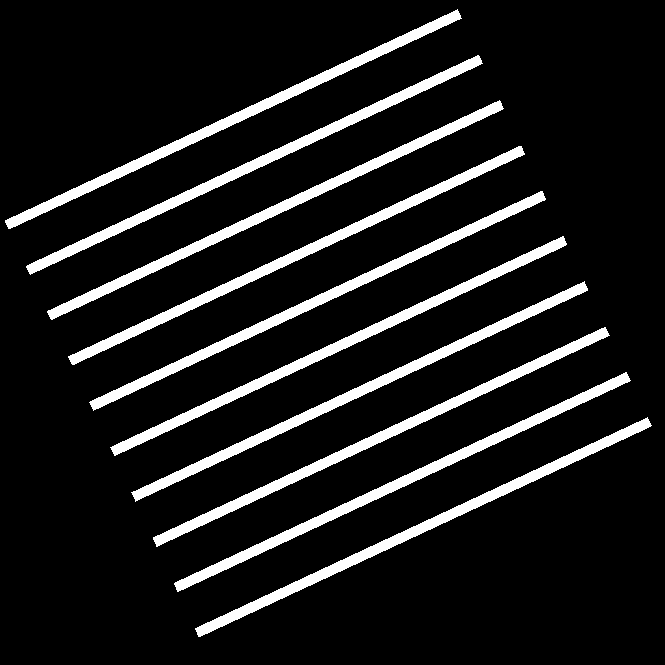
%> input picture TNM087 - Bildbehandling och bildanalys/Lab/lab 4/images/Image1a.tif, 665 x 665 px
$ octave lab_4.m   (GNU Octave 9; MATLAB toolbox functions it lacks are replaced by stand-ins)
%> lines starting %> are read from the running program, lines starting %| are printed output that depends on the picture; in (x1, y1, x2, y2) boxes, pixels count from 0 and x2, y2 are one past the last pixel; in counts of white or black regions, pixels touching at a corner belong together; the program's own positions count from 1
### TNM087 - Bildbehandling och bildanalys/Lab/lab 4/CountBrickRows.m
function [IMG, nofr]=CountBrickRows(in)
%% Lab4, Task 2
%% Finds the number of rows of bricks
%
% Finds the number of rows of bricks in a brick wall image, that might be
% rotated. Therefore, in the first step, this function rotates the input
% image to the horizontal level. In he second step, the function finds the
% number of rows of bricks.
%
%% Who has done it
%
% Author: Thomas Indrias (thoin216)
% Co-author: NaN
%
%% Syntax of the function
%      Input arguments:
%           in: the original input color image of type double scaled between 0 and 1
%
%      Output arguments:
%           IMG: the output color image, which is the input image rotated
%           to the horizontal level.
%           nofr: the number of rows of bricks in the input image
%
% You MUST NEVER change the first line
%
%% Basic version control (in case you need more than one attempt)
%
% Version: 1.0
% Date: 2018-12-14
%
% Gives a history of your submission to Lisam.
% Version and date for this function have to be updated before each
% submission to Lisam (in case you need more than one attempt)
%
%% General rules
%
% 1) Don't change the structure of the template by removing %% lines
%
% 2) Document what you are doing using comments
%
% 3) Before submitting make the code readable by using automatic indentation
%       ctrl-a / ctrl-i
%
% 4) Your code should work for any given input arguments, if they are
%    fulfilling the conditions specified in the syntax of the function
%
% 5) In case a task requires that you have to submit more than one function
%       save every function in a single file and collect all of them in a
%       zip-archive and upload that to Lisam. NO RAR, NO GZ, ONLY ZIP!
%
% 6) Often you must do something else between the given commands in the
%       template
%
%% Here starts your code.
% Write the appropriate MATLAB commands right after each comment below.
%
%% First step of the task. Rotate the input image to the horizontal level
%
%% Make the input color image grayscale,
% by choosing its most appropriate channel (according to the instructions)

IMG = im2double(in); %convert to type double
bgray = IMG(:,:,3); % The grayscale version of the input color image

%% Lowpass filter your image

mn = [5, 5];
bk = ones(mn(1), mn(2)) / prod(mn);
bfilt = imfilter(bgray, bk); % The filtered version of the grayscale image

%% Threshold your image
% to separate the mortar joints from the bricks

b_thresh = bfilt > graythresh(bfilt); % The thresholded image

%% Use Hough transform to find the angle corresponding to the principal lines

[H, ang, ro] = hough(b_thresh, 'Rhoresolution', 5, 'Theta', -90:0.5:89.5);
[r, t] = find(H == max(H(:)));
teta = ang(t); % The angle corresponding to the principal lines (rows of mortar joints)

%% Find the angle of rotation, to rotate the image to the horizontal level
% Make sure that you use right sign in front of the angle (positive for
% counterclockwise and negative for clockwise rotation)

trot = (90 + teta) * (teta < 0) + (teta - 90) * (teta > 0); % Angle of rotation.
    % If the rotation is counreclockwise, tror should be positive, otherwise negative.

%% Rotate the input image to the horizontal level
% This gives you the first output argument of the function

IMG = imrotate(IMG, trot, 'bicubic', 'crop'); % The rotated image to the horizontal level (the first output argument of this funciton)
% Before continuing to the next step, make sure that your code works
% properly so far. See the instructions.

%% Second step of the task. Find the number of rows of bricks
%
%% Rotate the thresholded image to the horizontal level.
% Use nearest interpolation to make sure that the rotated image will be
% binary

b_rot = imrotate(b_thresh, trot, 'nearest', 'crop'); % The rotated thresholded image
% figure, imshow(b_rot)
% View this image, but remove or comment before submitting the
% file

%% Find the number of 1:s in each row (and normalize according to the instructions)

sum_row = sum(b_rot, 2) / size(b_rot,2); % The number of ones in each row
sum_row = sum_row';
% figure, plot(sum_row);
% Display this graph by plot, but remove or comment before submitting the
% file

%% Threshold your result according to the instructions
% This is to define a row of mortar joint

sum_thresh = sum_row < 0.3; % The thresholded version of sum_row
% figure, plot(sum_thresh);
% Display this graph by plot, but remove or comment before submitting the
% file

%% Find the number of rows of bricks
% Calculate how many times the above graph (sum_thresh) goes from 0 to 1 by using the
% first derivative according to the instructions

fk = [-1, 1];
sum_der = filter2(fk, sum_thresh);
sum_der(sum_der < 0) = 0;
nofr = sum(sum_der); % The number of rows of the bricks (the seond output argument of this function)
%% Test your code on three test images
% Use the three given test images, brick1.jpg, brick2.jpg and brick3.jpg
% according to the instructions in the document describing this task.
% Your code is supposed to work properly on all three images.

### TNM087 - Bildbehandling och bildanalys/Lab/lab 4/lab_4.m
%% Task 1 Preparation: Hough transform
Image1a = imread('images\Image1a.tif');
%> Image1a: size 665x665 logical; 11.3% white; 10 white regions, largest, box (x1, y1, x2, y2) and area: (153, 327, 610, 547) 5002, (47, 100, 504, 320) 5001, (89, 191, 546, 411) 5001
Image1b = imread('images\Image1b.tif');
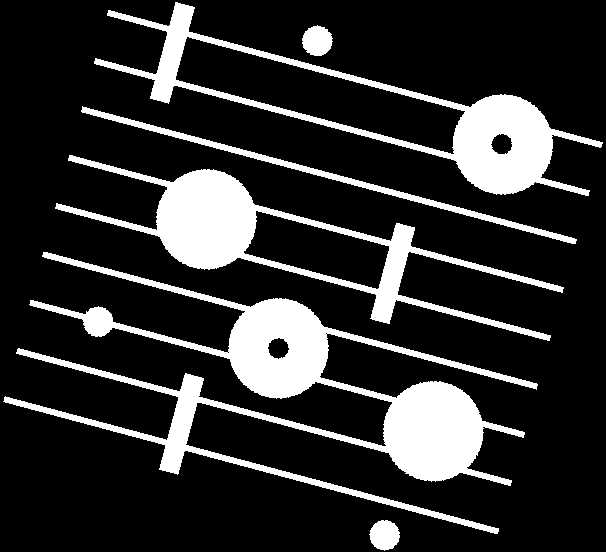
%> input picture TNM087 - Bildbehandling och bildanalys/Lab/lab 4/images/Image1b.tif, 606 x 552 px
%> Image1b: size 552x606 logical; 18.4% white; 6 white regions, box (x1, y1, x2, y2) and area: (3, 252, 538, 534) 27933, (55, 155, 564, 341) 14730, (94, 2, 603, 196) 14415, (81, 106, 577, 244) 3072, (302, 25, 333, 56) 719, (369, 520, 400, 551) 715

%1
[H1, theta1, ro1] = hough(Image1a, 'Rhoresolution', 5, 'Theta', -90:0.5:89.5);
%> theta1 = 360 values from -90 to 89.5; ro1 = 377 values from -940 to 940
H_stretch = (H1 - min(H1(:))) / (max(H1(:)) - min(H1(:)));

%figure, imshow(H_stretch);
%figure, imhist(H_stretch);

%2
% 65 degreees (believe it or not). Through MATLAB data plot tool, I chose
% the pixel value for X axis (around 311). The ratio becomes 310/360 which
% I then multiplied with 180 degrees. Since angle is -90 to 90, I substract
% 90 degrees from the result. (310/360) * 180 - 90 = 65
[r, t] = find(H1 == max(H1(:)));
%> r = [240; 260]; t = [311; 311]
ang1 = theta1(t);
%> ang1 = [65 65]
d1 = ro1(r);
%> d1 = [255 355]

%3
%The exact value is 65 degrees.

%4
% A rotation to the horizontal level would need an angle of 90 - 65 = 25
% degrees clockwise.

%5
Image1a_rot = imrotate(Image1a, -25, 'bicubic', 'crop');
%> Image1a_rot: size 665x665 logical; 11.3% white; 10 white regions, largest, box (x1, y1, x2, y2) and area: (82, 192, 583, 203) 5006, (82, 142, 583, 153) 5004, (82, 442, 583, 453) 5004
%figure, imshow(Image1a_rot);


%6
[H2, theta2, ro2] = hough(Image1b, 'Rhoresolution', 5, 'Theta', -90:0.5:89.5);
%> theta2 = 360 values from -90 to 89.5; ro2 = 329 values from -820 to 820
[r2, t2] = find(H2 == max(H2(:)));
%> r2 = 108; t2 = 31
ang2 = theta2(t2);
%> ang2 = -75
d2 = ro2(r2);
%> d2 = -285
% Exact angle is -75 degrees.

%7
% 90 - 75 = 15 degrees counter clockwise.

%8
Image1b_rot = imrotate(Image1b, 15, 'bicubic', 'crop');
%> Image1b_rot: size 552x606 logical; 18.4% white; 6 white regions, box (x1, y1, x2, y2) and area: (46, 302, 558, 501) 27930, (46, 196, 558, 301) 14731, (46, 44, 558, 148) 14418, (46, 169, 558, 176) 3063, (241, 30, 271, 61) 719, (434, 490, 464, 521) 717
figure, imshow(Image1b_rot);

%% Task 1 Preparation: Morphology
Image1c = imread('images\Image1c.tif');
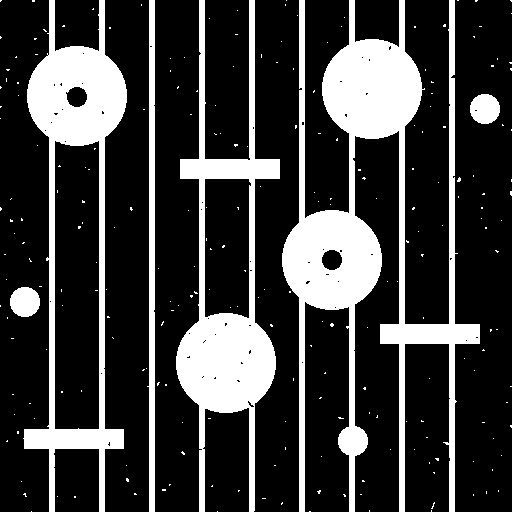
%> input picture TNM087 - Bildbehandling och bildanalys/Lab/lab 4/images/Image1c.tif, 512 x 512 px
%> Image1c: size 512x512 logical; 23.7% white; 236 white regions (230 under 20 px), largest, box (x1, y1, x2, y2) and area: (282, 0, 480, 512) 27877, (176, 0, 280, 512) 14655, (23, 0, 127, 512) 14391, (147, 0, 155, 512) 3069, (10, 287, 40, 317) 717, (470, 94, 500, 124) 714
figure, imshow(Image1c);

%9
SE1 = strel('disk', 3);
IM_oc = imclose(imopen(Image1c, SE1), SE1);
%> IM_oc: size 512x512 logical; 23.4% white; 6 white regions, box (x1, y1, x2, y2) and area: (282, 0, 480, 512) 27884, (176, 0, 280, 512) 14685, (24, 0, 127, 512) 14396, (149, 0, 155, 512) 3066, (10, 287, 40, 317) 717, (470, 94, 500, 124) 716
%figure, imshow(IM_oc);

%10
SE2 = strel('line', 6, 0);
Image1c_clean = imopen(IM_oc, SE2);
%> Image1c_clean: size 512x512 logical; 15.1% white; 11 white regions, largest, box (x1, y1, x2, y2) and area: (322, 39, 422, 139) 7970, (176, 313, 276, 413) 7958, (282, 210, 382, 310) 7641
%figure, imshow(Image1c_clean);

%11a
SE3 = strel('disk', 11);
Image1c_clean_rect = imopen(Image1c_clean, SE3);
%> Image1c_clean_rect: size 512x512 logical; 13.5% white; 13 white regions, largest, box (x1, y1, x2, y2) and area: (322, 39, 422, 139) 7902, (176, 313, 276, 413) 7884, (282, 210, 382, 310) 7573
%figure, imshow(Image1c_clean_rect);

%11b
SE4 = strel('disk', 15);
Image1c_clean_small_disk = imopen(Image1c_clean_rect, SE4);
%> Image1c_clean_small_disk: size 512x512 logical; 11.8% white; 4 white regions, box (x1, y1, x2, y2) and area: (322, 39, 422, 139) 7877, (176, 313, 276, 413) 7866, (282, 210, 382, 310) 7549, (27, 46, 127, 146) 7528
%figure, imshow(Image1c_clean_small_disk);

%11c
SE5 = strel('rectangle', [15, 100]);
Image1c_only_rect = imopen(Image1c_clean, SE5);
%> Image1c_only_rect: size 512x512 logical; 1.4% white; 2 white regions, box (x1, y1, x2, y2) and area: (180, 160, 280, 178) 1800, (24, 430, 124, 448) 1800
%figure, imshow(Image1c_only_rect);

%11d
[r, c] = size(Image1c);
%> r = 512; c = 512
RGB = zeros(r, c, 3);
RGB(:,:,1) = Image1c_only_rect;
RGB(:,:,2) = Image1c_clean_small_disk;
RGB(:,:,3) = Image1c_clean_rect - Image1c_clean_small_disk;
figure, imshow(RGB);
%% Task 1 Preparation: Labelling and object features

%12
L = bwlabel(Image1c_clean);
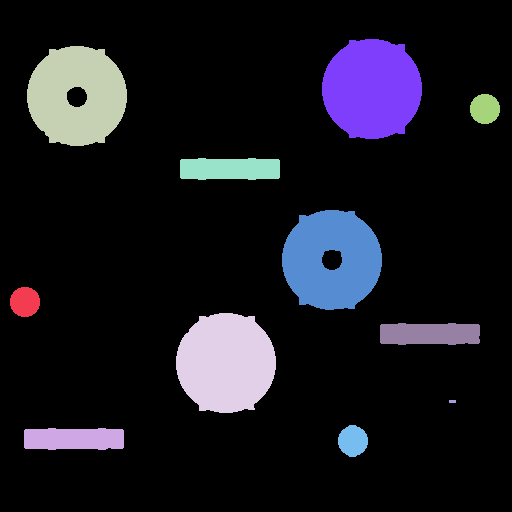
%> L: size 512x512 double; 12 distinct labels, from 0 to 11; one colour per label, 0 black
%figure, imshow(L, []);

%13
S = regionprops(L, 'Perimeter', 'Area', 'EulerNumber');
%> S = 11 regions; largest, Area, EulerNumber and Perimeter: 7970 1 327.2, 7958 1 328.6, 7641 0 327, 7628 0 327.9, 2028 1 230.3
for n=1:length(S)
   Perimeter(n) = S(n).Perimeter;
   Area(n) = S(n).Area;
   Euler(n) = S(n).EulerNumber;
end
%> this loop made 11 passes
%> after the loop, Area = [717 2025 7628 7958 2028 7641 7970 732 2022 21 716]; Euler = [1 1 0 1 1 0 1 1 1 1 1]; Perimeter = [92.31 230.8 327.9 328.6 230.3 327 327.2 94.02 231.3 15.32 92.31]

Large0 = find(Area > 3000);
%> Large0 = [3 4 6 7]

Large0_Im = zeros(r, c);

for n=1:length(Large0)
   Large0_Im(L == Large0(n)) = 1;
end
%> this loop made 4 passes
%> Large0_Im: size 512x512 double; values 0 (black) and 1 (white), 11.9% white; 4 white regions, box (x1, y1, x2, y2) and area: (322, 39, 422, 139) 7970, (176, 313, 276, 413) 7958, (282, 210, 382, 310) 7641, (27, 46, 127, 146) 7628

%figure, imshow(Large0_Im);
%Perimeter(Large0) gives: 327.4740  325.6300  324.3400  324.9850

%14
%figure, hist(Perimeter);
% Threshold: 150
% Labels: 1, 8 and 10.
Small0 = find(Perimeter < 150);
%> Small0 = [1 8 10 11]

%15
% Threshold: 250
% EulerNumber: 1
% Labels: 4 and 7.
Large_pizza = find(Perimeter > 250 & Euler == 1); %largest perimeter and no holes
%> Large_pizza = [4 7]

Large1_Im = zeros(r, c);

for n=1:length(Large_pizza)
   Large1_Im(L == Large_pizza(n)) = 1;
end
%> this loop made 2 passes
%> Large1_Im: size 512x512 double; values 0 (black) and 1 (white), 6.1% white; 2 white regions, box (x1, y1, x2, y2) and area: (322, 39, 422, 139) 7970, (176, 313, 276, 413) 7958

figure, imshow(Large1_Im);
%% TASK 2: MATLAB code for counting the number of brick rows in a brick wall image
brick1 = imread('images\brick1.jpg');
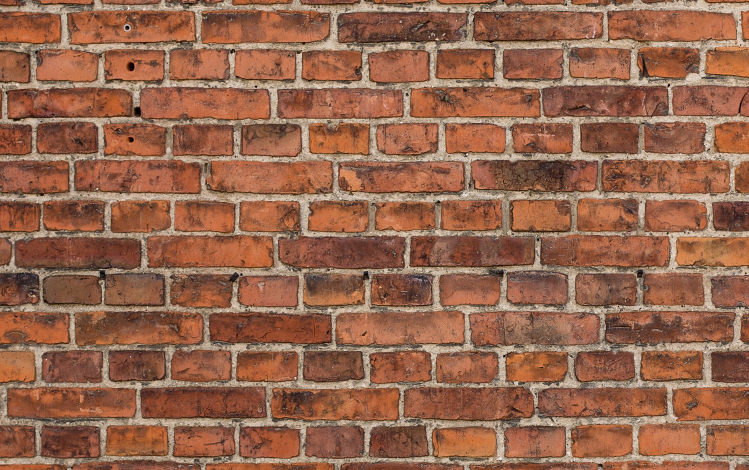
%> input picture TNM087 - Bildbehandling och bildanalys/Lab/lab 4/images/brick1.jpg, 1498 x 940 px (shown at 1/2 size)
%> brick1 is the input picture: size 940x1498x3 uint8; mean R, G, B 150.3, 102.1, 78.3
brick2 = imread('images\brick2.jpg');
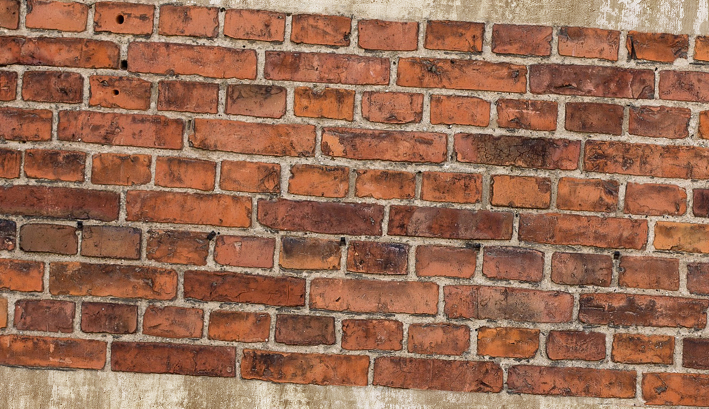
%> input picture TNM087 - Bildbehandling och bildanalys/Lab/lab 4/images/brick2.jpg, 1418 x 817 px (shown at 1/2 size)
%> brick2 is the input picture: size 817x1418x3 uint8; mean R, G, B 153.5, 107.7, 83.9
brick3 = imread('images\brick3.jpg');
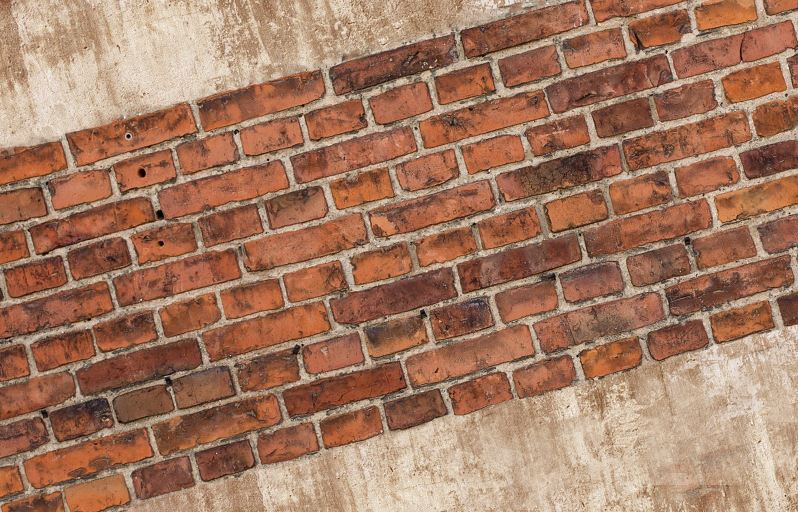
%> input picture TNM087 - Bildbehandling och bildanalys/Lab/lab 4/images/brick3.jpg, 1596 x 1024 px (shown at 1/2 size)
%> brick3 is the input picture: size 1024x1596x3 uint8; mean R, G, B 164, 121.7, 97.8

[IMG1, nofb1] = CountBrickRows(brick1); % There are actually 13 rows in the image.
%> in CountBrickRows, `b_thresh = bfilt > graythresh(bfilt);`: b_thresh: size 940x1498 logical; 20.4% white; 311 white regions (236 under 20 px), largest, box (x1, y1, x2, y2) and area: (0, 0, 1498, 940) 274629, (185, 1, 369, 23) 2257, (1, 429, 122, 490) 1410
%> in CountBrickRows, `[H, ang, ro] = hough(b_thresh, 'Rhoresolution', 5, 'Theta', -90:0.5:89..`: ang = 360 values from -90 to 89.5; ro = 709 values from -1770 to 1770
%> in CountBrickRows, `[r, t] = find(H == max(H(:)));`: r = 276; t = 1
%> in CountBrickRows, `teta = ang(t);`: teta = -90
%> in CountBrickRows, `trot = (90 + teta) * (teta < 0) + (teta - 90) * (teta > 0);`: trot = 0
%> in CountBrickRows, `sum_row = sum(b_rot, 2) / size(b_rot,2);`: sum_row = 940 values, max 0.997 at index 396, min 0.00401 at index 940, mean 0.204
%> in CountBrickRows, `sum_thresh = sum_row < 0.3;`: sum_thresh = 940 logical values, 752 true
%> in CountBrickRows, `sum_der = filter2(fk, sum_thresh);`: sum_der = 940 values, max 1 at index 24, min -1 at index 8, mean -0.00106
%> in CountBrickRows, `nofr = sum(sum_der);`: nofr = 13
%> nofb1 = 13
%figure, imshow(IMG1);

[IMG2, nofb2] = CountBrickRows(brick2);
%> in CountBrickRows (call 2), `b_thresh = bfilt > graythresh(bfilt);`: b_thresh: size 817x1418 logical; 24.8% white; 166 white regions (124 under 20 px), largest, box (x1, y1, x2, y2) and area: (1, 0, 1418, 817) 277288, (1, 2, 269, 119) 4514, (1, 325, 81, 372) 859
%> in CountBrickRows (call 2), `b_rot = imrotate(b_thresh, trot, 'nearest', 'crop');`: b_rot: size 817x1418 logical; 22.7% white; 166 white regions (125 under 20 px), largest, box (x1, y1, x2, y2) and area: (0, 0, 1418, 817) 253205, (0, 37, 252, 144) 4351, (0, 360, 80, 409) 860
%> nofb2 = 10
%figure, imshow(IMG2);

[IMG3, nofb3] = CountBrickRows(brick3);
%> in CountBrickRows (call 3), `b_thresh = bfilt > graythresh(bfilt);`: b_thresh: size 1024x1596 logical; 37.2% white; 177 white regions (113 under 20 px), largest, box (x1, y1, x2, y2) and area: (0, 0, 1596, 1024) 589215, (17, 336, 323, 461) 4629, (30, 838, 162, 993) 2419
%> in CountBrickRows (call 3), `[H, ang, ro] = hough(b_thresh, 'Rhoresolution', 5, 'Theta', -90:0.5:89..`: ro = 759 values from -1895 to 1895
%> in CountBrickRows (call 3), `[r, t] = find(H == max(H(:)));`: r = 498; t = 331
%> in CountBrickRows (call 3), `teta = ang(t);`: teta = 75
%> in CountBrickRows (call 3), `trot = (90 + teta) * (teta < 0) + (teta - 90) * (teta > 0);`: trot = -15
%> in CountBrickRows (call 3), `b_rot = imrotate(b_thresh, trot, 'nearest', 'crop');`:
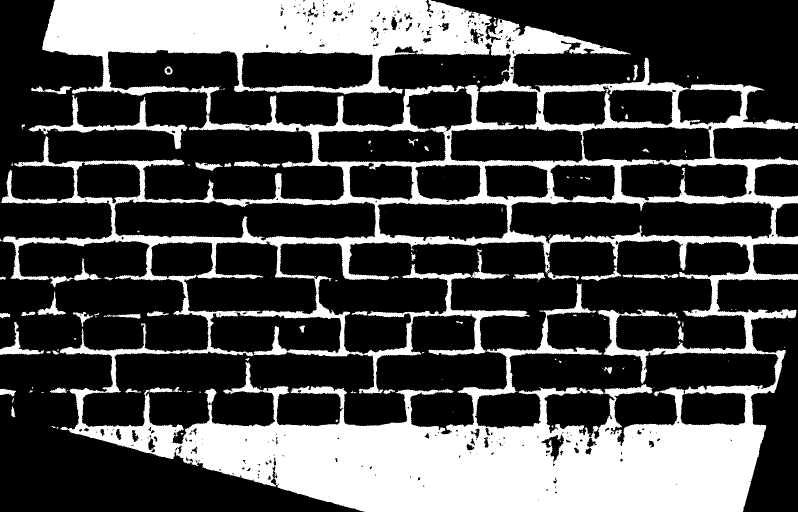
%> b_rot: size 1024x1596 logical (shown at 1/2 size); 28.6% white; 148 white regions (91 under 20 px), largest, box (x1, y1, x2, y2) and area: (0, 0, 1596, 1024) 451198, (57, 190, 375, 299) 4624, (0, 644, 88, 710) 1270
%> in CountBrickRows (call 3), `sum_row = sum(b_rot, 2) / size(b_rot,2);`: sum_row = 1024 values, max 0.979 at index 481, min 0.0207 at index 427, mean 0.286
%> in CountBrickRows (call 3), `sum_thresh = sum_row < 0.3;`: sum_thresh = 1024 logical values, 625 true
%> in CountBrickRows (call 3), `sum_der = filter2(fk, sum_thresh);`: sum_der = 1024 values, max 1 at index 108, min -1 at index 171, mean 0
%> nofb3 = 10
%figure, imshow(IMG3);

%% TASK 3: Segmentation, object features and classification
%> (the run ends here)
